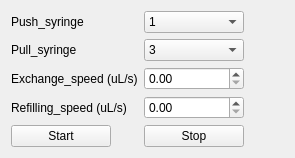
             <widget class="QWidget" name="tab_9">
              <attribute name="title">
               <string>Simple_exchange_mode</string>
              </attribute>
              <layout class="QHBoxLayout" name="horizontalLayout_13">
               <item>
                <layout class="QFormLayout" name="formLayout_3">
                 <item row="0" column="0">
                  <widget class="QLabel" name="label_15">
                   <property name="sizePolicy">
                    <sizepolicy hsizetype="Maximum" vsizetype="Preferred">
                     <horstretch>0</horstretch>
                     <verstretch>0</verstretch>
                    </sizepolicy>
                   </property>
                   <property name="minimumSize">
                    <size>
                     <width>100</width>
                     <height>0</height>
                    </size>
                   </property>
                   <property name="text">
                    <string>Push_syringe</string>
                   </property>
                  </widget>
                 </item>
                 <item row="0" column="1">
                  <widget class="QComboBox" name="comboBox_pushing_syringe_simple_exchange_mode">
                   <item>
                    <property name="text">
                     <string>1</string>
                    </property>
                   </item>
                   <item>
                    <property name="text">
                     <string>2</string>
                    </property>
                   </item>
                   <item>
                    <property name="text">
                     <string>3</string>
                    </property>
                   </item>
                   <item>
                    <property name="text">
                     <string>4</string>
                    </property>
                   </item>
                  </widget>
                 </item>
                 <item row="1" column="0">
                  <widget class="QLabel" name="label_16">
                   <property name="minimumSize">
                    <size>
                     <width>100</width>
                     <height>0</height>
                    </size>
                   </property>
                   <property name="text">
                    <string>Pull_syringe</string>
                   </property>
                  </widget>
                 </item>
                 <item row="1" column="1">
                  <widget class="QComboBox" name="comboBox_pulling_syringe_simple_exchange_mode">
                   <item>
                    <property name="text">
                     <string>3</string>
                    </property>
                   </item>
                   <item>
                    <property name="text">
                     <string>4</string>
                    </property>
                   </item>
                   <item>
                    <property name="text">
                     <string>1</string>
                    </property>
                   </item>
                   <item>
                    <property name="text">
                     <string>2</string>
                    </property>
                   </item>
                  </widget>
                 </item>
                 <item row="2" column="0">
                  <widget class="QLabel" name="label_17">
                   <property name="text">
                    <string>Exchange_speed (uL/s)</string>
                   </property>
                  </widget>
                 </item>
                 <item row="2" column="1">
                  <widget class="QDoubleSpinBox" name="doubleSpinBox_exchange_speed_simple">
                   <property name="minimumSize">
                    <size>
                     <width>100</width>
                     <height>0</height>
                    </size>
                   </property>
                   <property name="maximum">
                    <double>1000.000000000000000</double>
                   </property>
                  </widget>
                 </item>
                 <item row="4" column="0">
                  <widget class="QPushButton" name="pushButton_start_simple">
                   <property name="minimumSize">
                    <size>
                     <width>100</width>
                     <height>0</height>
                    </size>
                   </property>
                   <property name="text">
                    <string>Start</string>
                   </property>
                  </widget>
                 </item>
                 <item row="4" column="1">
                  <widget class="QPushButton" name="pushButton_stop_simple">
                   <property name="minimumSize">
                    <size>
                     <width>100</width>
                     <height>0</height>
                    </size>
                   </property>
                   <property name="text">
                    <string>Stop</string>
                   </property>
                  </widget>
                 </item>
                 <item row="3" column="0">
                  <widget class="QLabel" name="label_42">
                   <property name="text">
                    <string>Refilling_speed (uL/s)</string>
                   </property>
                  </widget>
                 </item>
                 <item row="3" column="1">
                  <widget class="QDoubleSpinBox" name="doubleSpinBox_refill_speed_simple">
                   <property name="minimumSize">
                    <size>
                     <width>100</width>
                     <height>0</height>
                    </size>
                   </property>
                  </widget>
                 </item>
                </layout>
               </item>
               <item>
                <spacer name="horizontalSpacer_7">
                 <property name="orientation">
                  <enum>Qt::Horizontal</enum>
                 </property>
                 <property name="sizeHint" stdset="0">
                  <size>
                   <width>40</width>
                   <height>20</height>
                  </size>
                 </property>
                </spacer>
               </item>
              </layout>
             </widget>
